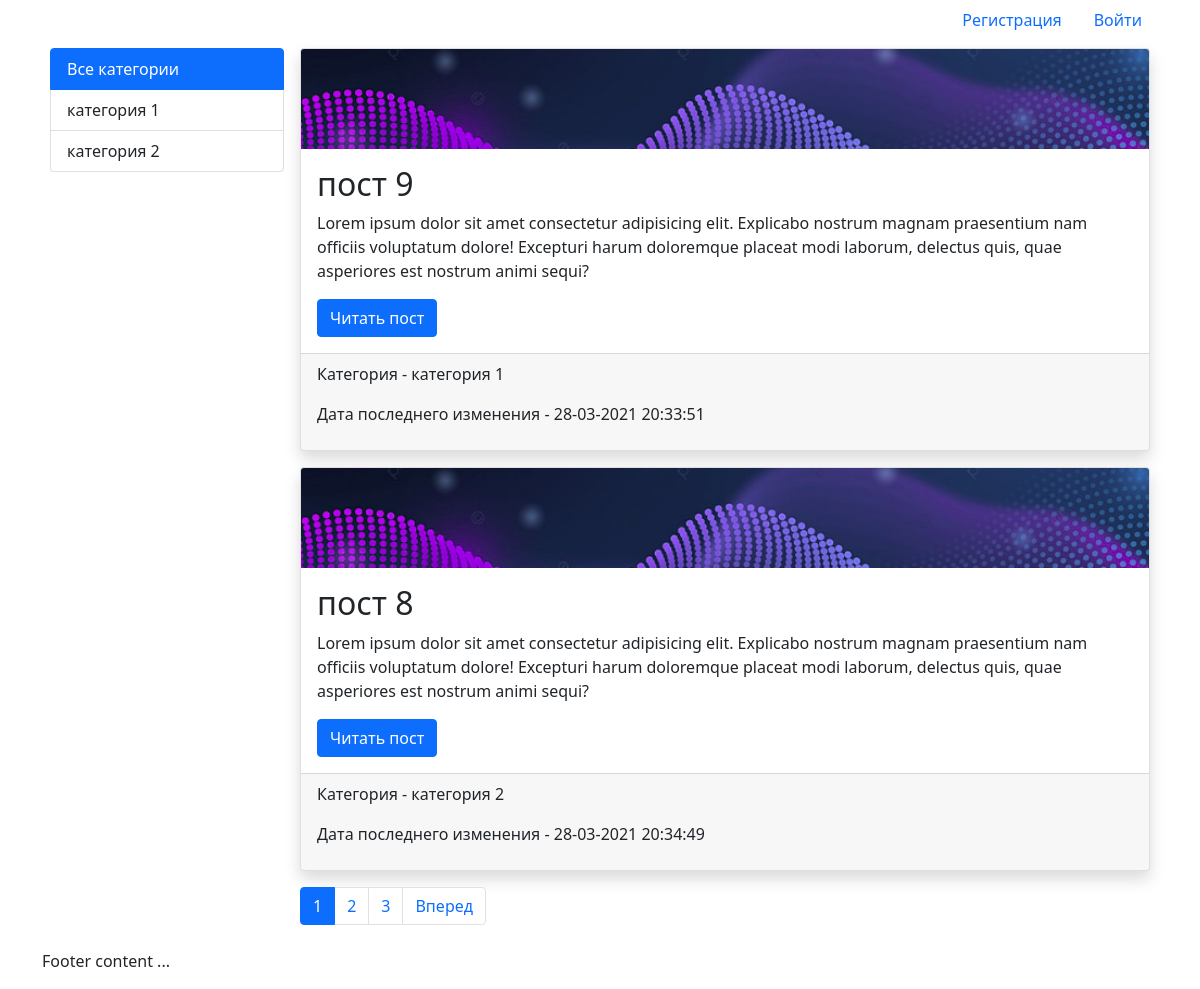
The page / on the database its author committed.
### blog/models.py (models this page shows, shortened)
class Category(models.Model):
    name = models.CharField(max_length=100, db_index=True, verbose_name="Категория")
    slug = models.SlugField(max_length=255, unique=True, db_index=True, verbose_name="URL")
    def __str__(self):
        return self.name
    def get_absolute_url(self):
        return reverse('category', kwargs={'cat_slug': self.slug})
    class Meta:
        verbose_name = 'Категория'
        verbose_name_plural = 'Категории'
        ordering = ['id']

class Post(models.Model):
    title = models.CharField(max_length=255, verbose_name="Заголовок")
    slug = models.SlugField(max_length=255, unique=True, db_index=True, verbose_name="URL")
    content = models.TextField(blank=True, verbose_name="Текст поста")
    photo = models.ImageField(upload_to="photos/%Y/%m/%d/", verbose_name="Фото")
    time_create = models.DateTimeField(auto_now_add=True, verbose_name="Время создания")
    time_update = models.DateTimeField(auto_now=True, verbose_name="Время изменения")
    is_published = models.BooleanField(default=True, verbose_name="Публикация")
    cat = models.ForeignKey('Category', on_delete=models.PROTECT, verbose_name="Категория")
    def get_absolute_url(self):
        return reverse('post', kwargs={'post_slug': self.slug})
    class Meta:
        verbose_name = 'Пост'
        verbose_name_plural = 'Посты'
        ordering = ['-time_create', 'title']

### blog/views.py (the view)
# urls.py: path('', BlogHome.as_view(), name='home'),
class BlogHome(DataMixin, ListView):
    model = Post
    template_name = 'blog/index.html'
    context_object_name = 'posts'
    def get_context_data(self, *, object_list=None, **kwargs):
        context = super().get_context_data(**kwargs)
        c_def = self.get_user_context(title='Главная страница', cat_selected=0)
        return dict(list(context.items())+list(c_def.items()))
    def get_queryset(self):
        return Post.objects.filter(is_published=True)

### app/utils.py (called while the page is built)
    def get_user_context(self, **kwargs):
        context = kwargs
        cats = Category.objects.all()
        user_menu = menu.copy()
        if not self.request.user.is_authenticated:
            user_menu.pop(0)
            user_menu.pop(2)
        else:
            user_menu.pop(1)
            user_menu.pop(1)
        context['menu'] = user_menu
        context['cats'] = cats
        if 'cat_selected' not in context:
            context['cat_selected'] = 0
        return context

### blog/templatetags/blog_tags.py (called while the page is built)
@register.inclusion_tag('blog/list_categories.html')
def show_categories(sort=None, cat_selected=0):
    if not sort:
        cats = Category.objects.all()
    else:
        cats = Category.objects.order_by(sort)
    return {"cats": cats, "cat_selected": cat_selected}

### blog/templates/blog/index.html
{% extends 'app/base.html' %}
{% block content %} {% for p in posts %}
<div class="mb-3 card shadow bg-white rounded">
  {% if p.photo %}
  <img
    class="card-img-top"
    src="{{p.photo.url}}"
    style="height: 100px; object-fit: cover"
  />
  {% endif %}
  <div class="card-body">
    <h2 class="card-title">{{p.title}}</h2>
    {% autoescape on %}
    {{p.content|linebreaks|truncatewords:50}}
    {% endautoescape %}
    <a class="btn btn-primary" href="{{p.get_absolute_url }}"> Читать пост </a>
  </div>
  <div class="card-footer">
    <p>Категория - {{p.cat}}</p>
    <p>Дата последнего изменения - {{p.time_update|date:"d-m-Y H:i:s"}}</p>
  </div>
</div>
{% endfor %} {% endblock %}

### blog/templates/blog/list_categories.html
{% for c in cats %} {% if c.slug == cat_selected %}
<a class="list-group-item list-group-item-action active">{{c.name}}</a>
{% else %}
<a
  class="list-group-item list-group-item-action"
  href="{{ c.get_absolute_url }}"
>
  {{c.name}}
</a>
{% endif %} {% endfor %}

### rows shown on the page
Category: name "категория 1"
Category: name "категория 2"
Post: photo (picture), title "пост 9", content "Lorem ipsum dolor sit amet consectetur adipisicing elit. Explicabo nostrum magnam praesentium nam officiis voluptatum dolore! Excepturi harum doloremque placeat modi laborum, delectus quis, quae asperiores est nostrum animi sequi?", cat "категория 1", time_update "28-03-2021 20:33:51"
Post: photo (picture), title "пост 8", content "Lorem ipsum dolor sit amet consectetur adipisicing elit. Explicabo nostrum magnam praesentium nam officiis voluptatum dolore! Excepturi harum doloremque placeat modi laborum, delectus quis, quae asperiores est nostrum animi sequi?", cat "категория 2", time_update "28-03-2021 20:34:49"

### other values the page prints
{{ m.title }} "Регистрация" "Войти"
{{ p }} "1"
{{ p }} "2" "3"
